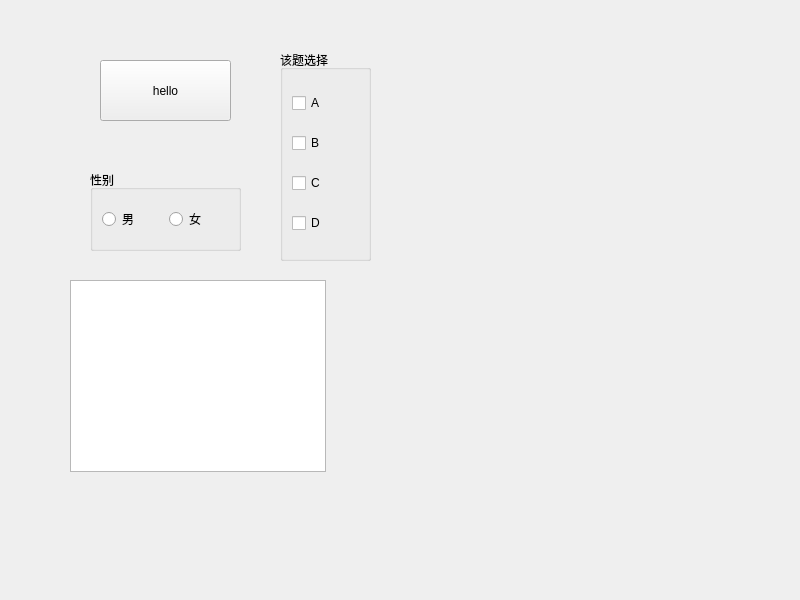
<?xml version="1.0" encoding="UTF-8"?>
<ui version="4.0">
 <class>Widget</class>
 <widget class="QWidget" name="Widget">
  <property name="geometry">
   <rect>
    <x>0</x>
    <y>0</y>
    <width>800</width>
    <height>600</height>
   </rect>
  </property>
  <property name="windowTitle">
   <string>Widget</string>
  </property>
  <widget class="QToolButton" name="toolButton">
   <property name="geometry">
    <rect>
     <x>100</x>
     <y>60</y>
     <width>131</width>
     <height>61</height>
    </rect>
   </property>
   <property name="text">
    <string>hello</string>
   </property>
   <property name="icon">
    <iconset resource="picture.qrc">
     <normaloff>:/new/prefix1/p1.png</normaloff>:/new/prefix1/p1.png</iconset>
   </property>
   <property name="iconSize">
    <size>
     <width>110</width>
     <height>50</height>
    </size>
   </property>
   <property name="toolButtonStyle">
    <enum>Qt::ToolButtonTextBesideIcon</enum>
   </property>
   <property name="arrowType">
    <enum>Qt::NoArrow</enum>
   </property>
  </widget>
  <widget class="QGroupBox" name="groupBox">
   <property name="geometry">
    <rect>
     <x>90</x>
     <y>170</y>
     <width>151</width>
     <height>81</height>
    </rect>
   </property>
   <property name="title">
    <string>性别</string>
   </property>
   <layout class="QHBoxLayout" name="horizontalLayout">
    <item>
     <widget class="QRadioButton" name="radioButtonman">
      <property name="text">
       <string>男</string>
      </property>
     </widget>
    </item>
    <item>
     <widget class="QRadioButton" name="radioButtonwoman">
      <property name="text">
       <string>女</string>
      </property>
     </widget>
    </item>
   </layout>
  </widget>
  <widget class="QGroupBox" name="groupBox_2">
   <property name="geometry">
    <rect>
     <x>280</x>
     <y>50</y>
     <width>91</width>
     <height>211</height>
    </rect>
   </property>
   <property name="title">
    <string>该题选择</string>
   </property>
   <layout class="QVBoxLayout" name="verticalLayout">
    <item>
     <widget class="QCheckBox" name="checkBox">
      <property name="text">
       <string>A</string>
      </property>
     </widget>
    </item>
    <item>
     <widget class="QCheckBox" name="checkBox_4">
      <property name="text">
       <string>B</string>
      </property>
     </widget>
    </item>
    <item>
     <widget class="QCheckBox" name="checkBox_2">
      <property name="text">
       <string>C</string>
      </property>
     </widget>
    </item>
    <item>
     <widget class="QCheckBox" name="checkBox_3">
      <property name="text">
       <string>D</string>
      </property>
     </widget>
    </item>
   </layout>
  </widget>
  <widget class="QListWidget" name="listWidget">
   <property name="geometry">
    <rect>
     <x>70</x>
     <y>280</y>
     <width>256</width>
     <height>192</height>
    </rect>
   </property>
  </widget>
 </widget>
 <resources>
  <include location="picture.qrc"/>
 </resources>
 <connections/>
</ui>
